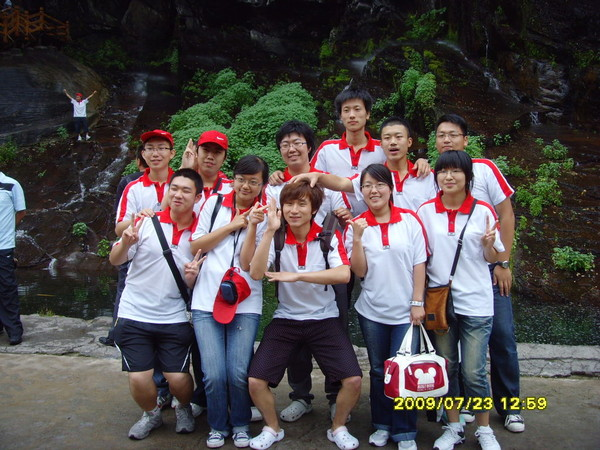
//> input picture trunk/Learning OpenCV/Test Resource/013.jpg, 600 x 450 px
$ ./Ch9_Inpainting '../Test Resource/013.jpg' 3 3   (built with g++ and OpenCV 4)
//> lines starting //> are read from the running program, lines starting //| are printed output that depends on the picture; after the words box and inside, x2 and y2 are one past the last pixel; in counts of white or black regions, pixels touching at a corner belong together
//////////////////////////////////////////////
// Date: 2010-01-20
// Coder: Yishi Guo
// Copy & Inspire From: F:\CODE\LearningOpenCV_Code\ch9_watershed.cpp
//////////////////////////////////////////////
#include "cv.h"
#include "highgui.h"
#include <stdio.h>
#include <stdlib.h>

IplImage* marker_mask = 0;
IplImage* img0 = 0, *img = 0, *dst = 0;
CvPoint prev_pt = { -1, -1 };

double inpaintRadius = 3;
int flags = 0;

void on_mouse( int event, int x, int y, int flag, void* param ) {
	if ( !img )
		return;

	if ( event == CV_EVENT_LBUTTONUP || !(flag & CV_EVENT_FLAG_LBUTTON ) )
		prev_pt = cvPoint( -1, -1 );
	else if ( event == CV_EVENT_LBUTTONDOWN )
		prev_pt = cvPoint( x, y );
	else if ( event == CV_EVENT_MOUSEMOVE && (flag & CV_EVENT_FLAG_LBUTTON ) ) {
		CvPoint pt = cvPoint( x, y );
		if ( prev_pt.x < 0 )
			prev_pt = pt;
		cvLine( marker_mask, prev_pt, pt, cvScalarAll( 255 ), 5, 8, 0 );
		cvLine( img, prev_pt, pt, cvScalarAll( 255 ), 5, 8, 0 );
		prev_pt = pt;
		cvShowImage( "image", img );
	}
}

int main( int argc, char** argv ) {
	char* filename = argc >= 2 ? argv[1] : (char*)"fruits.jpg";
	CvRNG rng = cvRNG( -1 );

	if ( ( img0 = cvLoadImage( filename, 1 ) ) == 0 ) {
		printf( "Could not load image!\n" );
		return 0;
	}
//> img0 is the input picture: 450 rows x 600 cols, CV_8UC3; mean B, G, R 75.4, 75.3, 81.1

	inpaintRadius = argc >= 3 ? atoi( argv[2] ) : 3;
	flags = argc >= 4 ? atoi( argv[3] ) : 0;

	printf( "Hot keys: \n"
		    "\tESC - quit the program\n"
			"\tr - restore the original image\n"
			"\t0 - CV_INPAINT_NS, 1 - CV_INPAINT_TELEA\n"
			"\ti or ENTER - run inpaint algorithm\n"
			"\t\t(before running it, roughly mark the areas on the image)\n"
			"\t\t(before that, roughly outline several markers on the image)\n" );

	cvNamedWindow( "original", CV_WINDOW_AUTOSIZE );
	cvNamedWindow( "image", CV_WINDOW_AUTOSIZE );
	cvNamedWindow( "image repair by inpainting", CV_WINDOW_AUTOSIZE );

	img = cvCloneImage( img0 );
	dst = cvCloneImage( img0 );
	marker_mask = cvCreateImage( cvGetSize(img), 8, 1 );

	cvCvtColor( img, marker_mask, CV_BGR2GRAY );
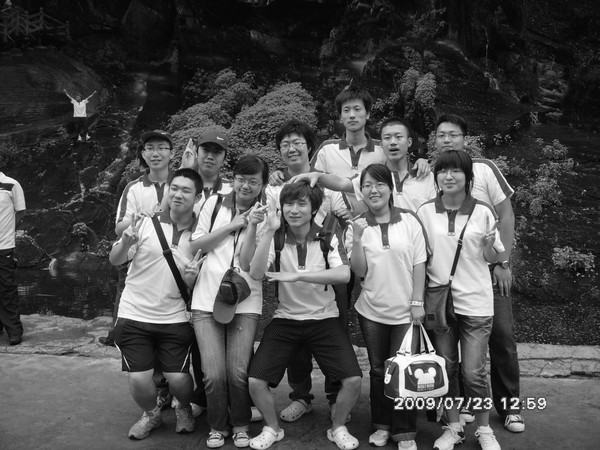
//> marker_mask: 450 rows x 600 cols, CV_8UC1; min 0, max 255, mean 77

	cvZero( marker_mask );
//> marker_mask: 450 rows x 600 cols, CV_8UC1; every value is 0
	cvZero( dst );
//> dst: 450 rows x 600 cols, CV_8UC3; every value is 0

	cvShowImage( "original", img0 );
	cvShowImage( "image", img );
	cvShowImage( "image repair by inpainting", dst );

	cvSetMouseCallback( "image", on_mouse, 0 );

	for ( ; ; ) {
		int c = cvWaitKey( 0 );
//> the left mouse button is pressed at (150, 112)
//> the mouse is dragged to (300, 225)
//> call 2 of on_mouse, with event = 0, x = 300, y = 225, flag = 1
//> in on_mouse (call 2), `cvLine( marker_mask, prev_pt, pt, cvScalarAll( 255 ), 5, 8, 0 );`:
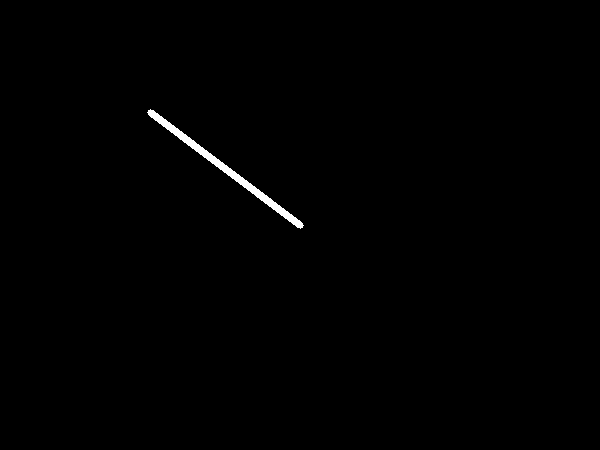
//> marker_mask: 450 rows x 600 cols, CV_8UC1; 0.5% white; 1 white region, box (x1, y1, x2, y2) and area: (147, 109, 304, 229) 1350
//> in on_mouse (call 2), `cvLine( img, prev_pt, pt, cvScalarAll( 255 ), 5, 8, 0 );`:
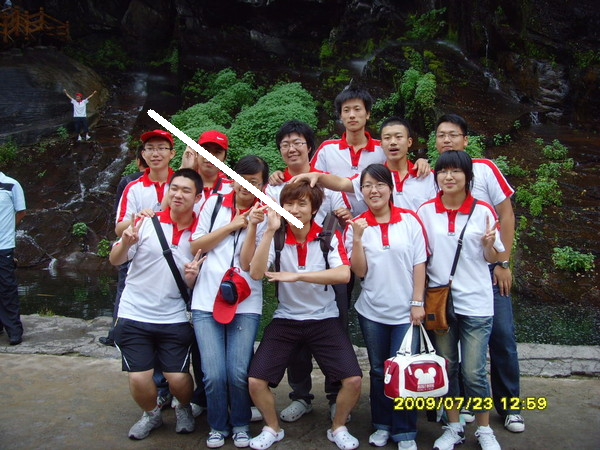
//> img: 450 rows x 600 cols, CV_8UC3; 0.5% of pixels changed, all inside (x1, y1, x2, y2) = (147, 109, 304, 229)
//> the mouse is dragged to (450, 337)
//> call 3 of on_mouse, with event = 0, x = 450, y = 337, flag = 1
//> in on_mouse (call 3), `cvLine( marker_mask, prev_pt, pt, cvScalarAll( 255 ), 5, 8, 0 );`:
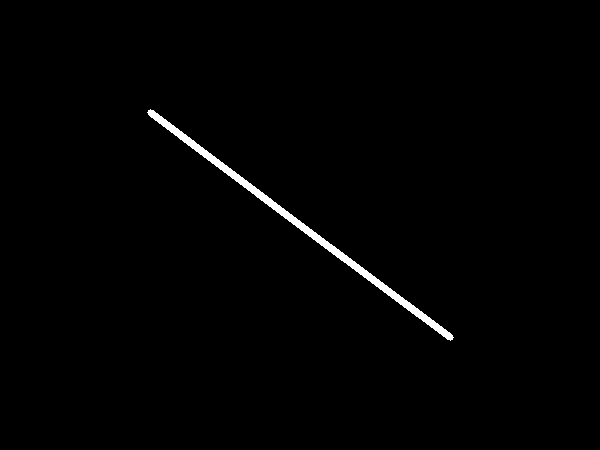
//> marker_mask: 450 rows x 600 cols, CV_8UC1; 0.99% white; 1 white region, box (x1, y1, x2, y2) and area: (147, 109, 454, 341) 2668
//> in on_mouse (call 3), `cvLine( img, prev_pt, pt, cvScalarAll( 255 ), 5, 8, 0 );`:
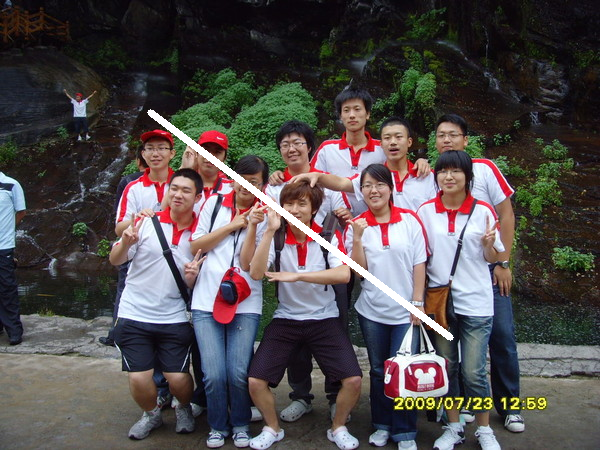
//> img: 450 rows x 600 cols, CV_8UC3; 0.49% of pixels changed, all inside (x1, y1, x2, y2) = (299, 223, 454, 341)
//> the button is released at (450, 337)
//> the Esc key is pressed

		if ( (char)c == 27 )
			break;

		if ( (char)c == 'r' ) {
			cvZero( marker_mask );
			cvCopy( img0, img );
			cvShowImage( "image", img );
		}

		if ( (char)c == '0' ) {
			flags = CV_INPAINT_NS;
			printf( "Use CV_INPAINT_NS(Navier-Stokes method)\n" );
		}
		if ( (char)c == '1' ) {
			flags = CV_INPAINT_TELEA;
			printf( "Use CV_INPAINT_TELEA(A.Telea's method)\n" );
		}

		if ( (char)c == 'i' || (char)c == '\n' ) {

			{
				double t = (double)cvGetTickCount();
				cvInpaint( img0, marker_mask, dst, inpaintRadius, flags );
				t = (double)cvGetTickCount() - t;
				printf( "exec time = %gms\n", t/(cvGetTickFrequency()*1000.) );
			}

			cvShowImage( "image repair by inpainting", dst );
		}
	}

	cvReleaseImage( &img0 );
	cvReleaseImage( &img );
	cvReleaseImage( &dst );
	cvReleaseImage( &marker_mask );
	cvDestroyWindow( "original" );
	cvDestroyWindow( "image" );
	cvDestroyWindow( "image repair by inpainting" );

	return 1;
}

$ run again, on trunk/Learning OpenCV/Test Resource/12.jpg
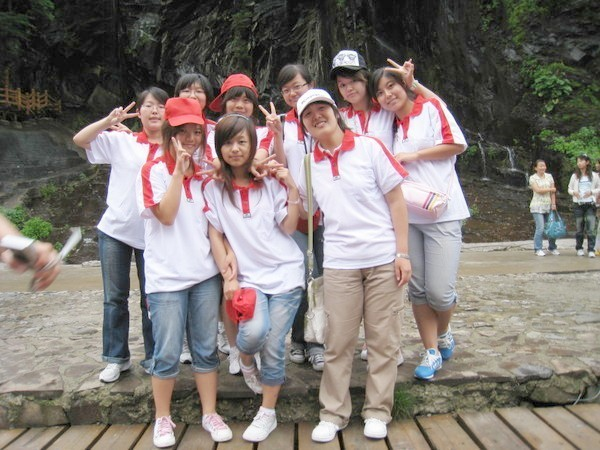
//> input picture trunk/Learning OpenCV/Test Resource/12.jpg, 600 x 450 px
//> img0 is the input picture: 450 rows x 600 cols, CV_8UC3; mean B, G, R 116.2, 121.2, 129.3
//> dst: 450 rows x 600 cols, CV_8UC3; every value is 0
//> in on_mouse (call 2), `cvLine( img, prev_pt, pt, cvScalarAll( 255 ), 5, 8, 0 );`:
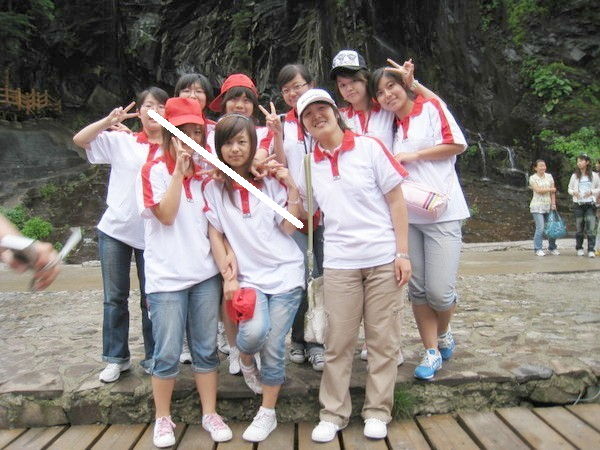
//> img: 450 rows x 600 cols, CV_8UC3; 0.5% of pixels changed, all inside (x1, y1, x2, y2) = (147, 109, 304, 229)
//> in on_mouse (call 3), `cvLine( img, prev_pt, pt, cvScalarAll( 255 ), 5, 8, 0 );`:
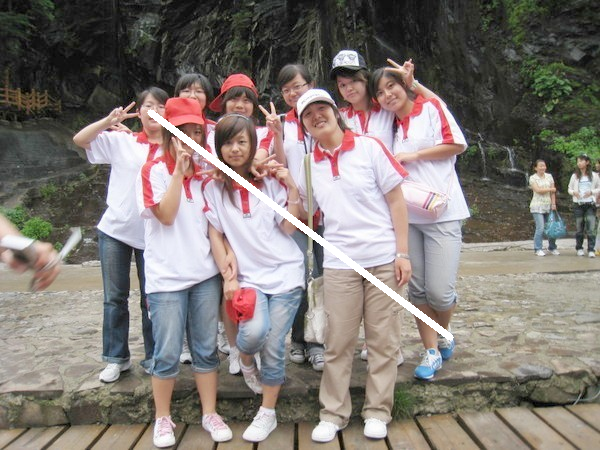
//> img: 450 rows x 600 cols, CV_8UC3; 0.49% of pixels changed, all inside (x1, y1, x2, y2) = (299, 223, 454, 341)

$ run again, on trunk/Learning OpenCV/Test Resource/186.jpg
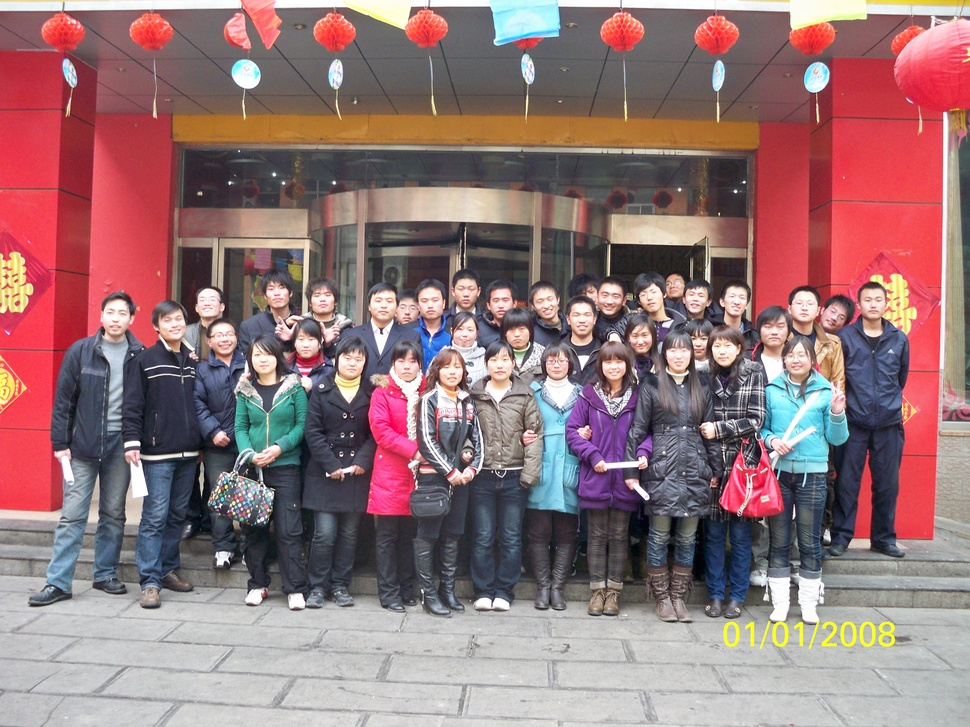
//> input picture trunk/Learning OpenCV/Test Resource/186.jpg, 970 x 727 px, shrunk from 3648 x 2736 before the run
//> img0 is the input picture: 727 rows x 970 cols, CV_8UC3; mean B, G, R 119.4, 117.3, 148.6
//> dst: 727 rows x 970 cols, CV_8UC3; every value is 0
//> in on_mouse (call 2), `cvLine( marker_mask, prev_pt, pt, cvScalarAll( 255 ), 5, 8, 0 );`:
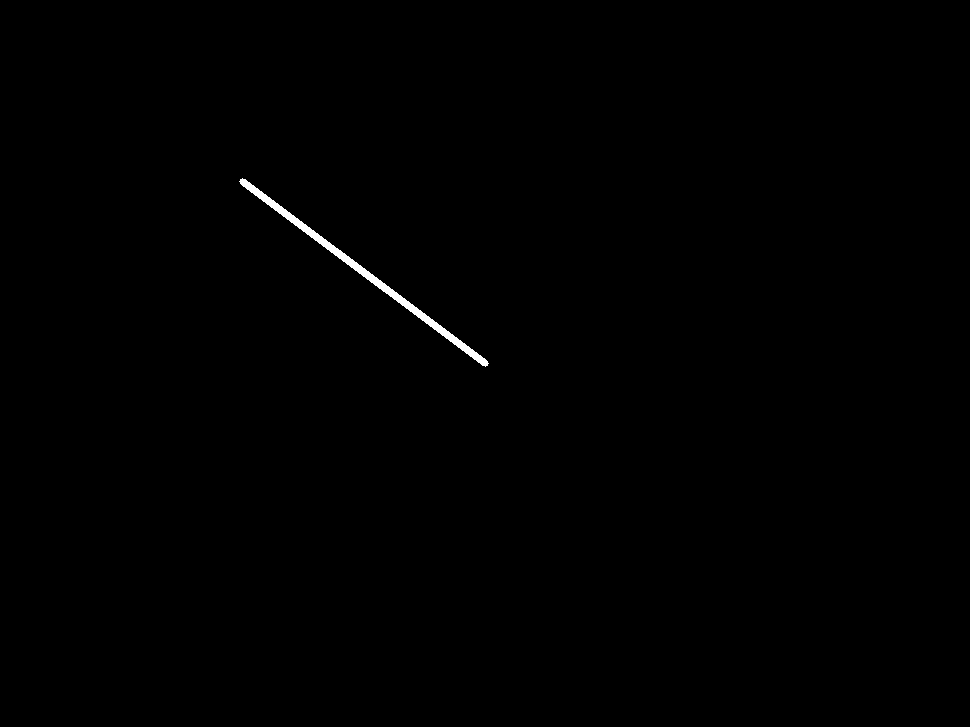
//> marker_mask: 727 rows x 970 cols, CV_8UC1; 0.31% white; 1 white region, box (x1, y1, x2, y2) and area: (239, 178, 489, 367) 2167
//> img: 727 rows x 970 cols, CV_8UC3; 0.31% of pixels changed, all inside (x1, y1, x2, y2) = (239, 178, 489, 367)
//> in on_mouse (call 3), `cvLine( img, prev_pt, pt, cvScalarAll( 255 ), 5, 8, 0 );`:
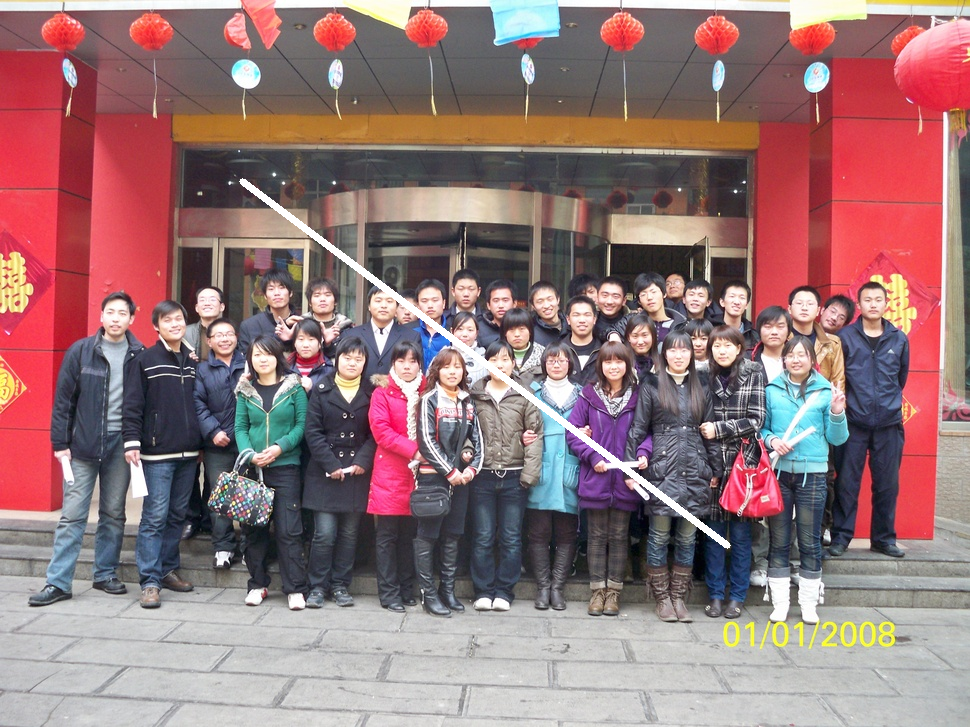
//> img: 727 rows x 970 cols, CV_8UC3; mean B, G, R 120.1, 118.2, 149.3

$ run again, on trunk/Learning OpenCV/Test Resource/27.jpg
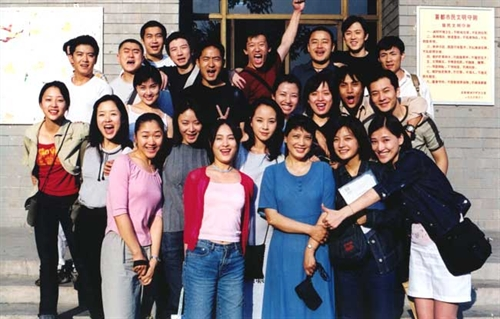
//> input picture trunk/Learning OpenCV/Test Resource/27.jpg, 500 x 319 px
//> img0 is the input picture: 319 rows x 500 cols, CV_8UC3; mean B, G, R 121.4, 119.2, 129.8
//> dst: 319 rows x 500 cols, CV_8UC3; every value is 0
//> img: 319 rows x 500 cols, CV_8UC3; 0.7% of pixels changed, all inside (x1, y1, x2, y2) = (122, 76, 254, 163)
//> in on_mouse (call 3), `cvLine( marker_mask, prev_pt, pt, cvScalarAll( 255 ), 5, 8, 0 );`:
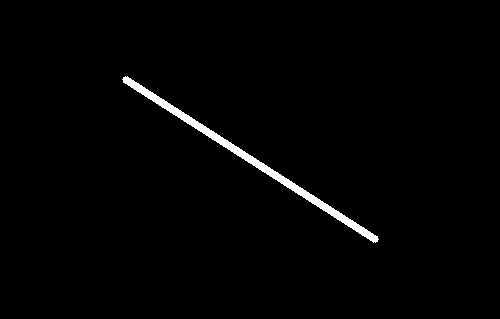
//> marker_mask: 319 rows x 500 cols, CV_8UC1; 1.4% white; 1 white region, box (x1, y1, x2, y2) and area: (122, 76, 379, 243) 2201
//> in on_mouse (call 3), `cvLine( img, prev_pt, pt, cvScalarAll( 255 ), 5, 8, 0 );`:
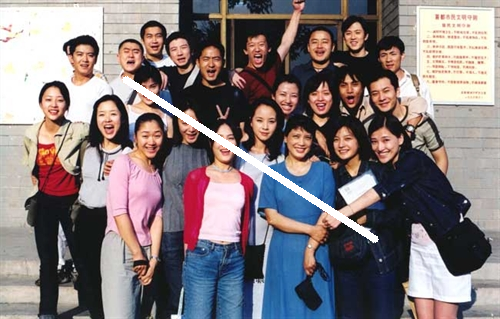
//> img: 319 rows x 500 cols, CV_8UC3; mean B, G, R 123.2, 121.2, 131.7
